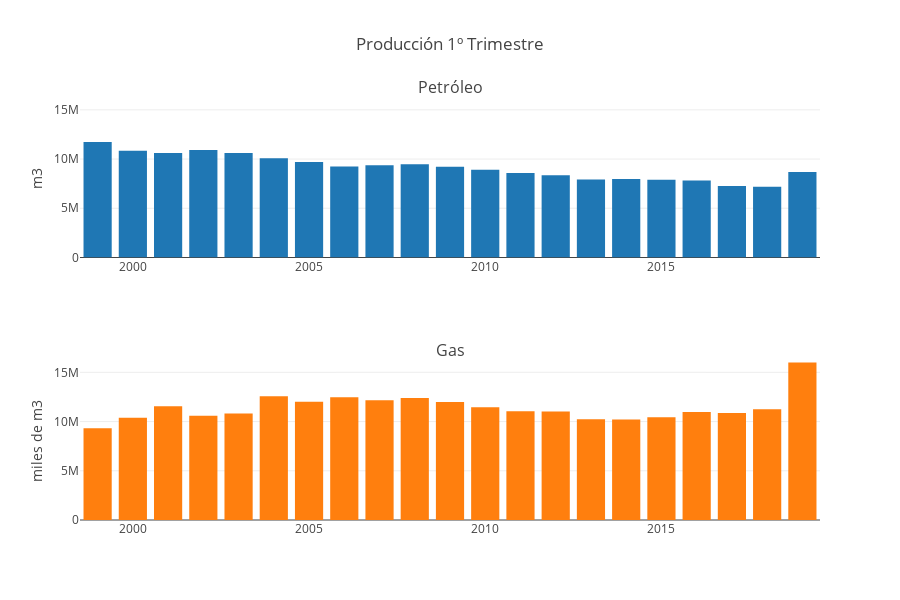

The notebook cell this image was saved under:
### Code cell
pet_produccion_t1 = go.Bar(
    x=df_pett1.anio,
    y=df_pett1.produccion_petroleo,
    name='Petróleo'
)

gas_produccion_t1 = go.Bar(
    x=df_gast1.anio,
    y=df_gast1.produccion_gas,
    yaxis='y2',
    name='Gas'
)


fig = tools.make_subplots(rows=2, cols=1, subplot_titles=('Petróleo', 'Gas'), print_grid=False)

fig.append_trace(pet_produccion_t1, 1, 1)
fig.append_trace(gas_produccion_t1, 2, 1)

fig['layout']['yaxis1'].update(title='m3', range=[0, 16000000])
fig['layout']['yaxis2'].update(title='miles de m3', range=[0, 16000000])

fig['layout'].update(height=600, width=900)
fig['layout'].update(title='Producción 1º Trimestre')
fig['layout'].update(showlegend=False)


#py.iplot(fig, filename='multiple-subplots')
iplot(fig, filename='multiple-subplots')

### Figure 1 — Plotly figure (JSON) as saved in the notebook; plotly's stock layout.template omitted (floating-point values rounded to 4 significant figures)
{"data": [{"name": "Petróleo", "type": "bar", "uid": "64fe2d8f-834f-4282-86e3-02e1c7f76994", "x": [1999, 2000, 2001, 2002, 2003, 2004, 2005, 2006, 2007, 2008, 2009, 2010, 2011, 2012, 2013, 2014, 2015, 2016, 2017, 2018, 2019], "xaxis": "x", "y": ["11,736,777", "10,842,922", "10,627,484", "10,923,324", "10,612,316", "10,085,229", "9,701,388", "9,249,294", "9,375,020", "9,478,757", "9,218,912", "8,922,352", "8,590,303", "8,346,678", "7,928,292", "7,981,395", "7,888,575", "7,831,044", "7,260,760", "7,186,432", "8,687,685"], "yaxis": "y"}, {"name": "Gas", "type": "bar", "uid": "c8e8200c-a438-4285-baa3-22408df35fcc", "x": [1999, 2000, 2001, 2002, 2003, 2004, 2005, 2006, 2007, 2008, 2009, 2010, 2011, 2012, 2013, 2014, 2015, 2016, 2017, 2018, 2019], "xaxis": "x2", "y": ["9,320,171", "10,380,909", "11,544,260", "10,598,517", "10,818,705", "12,582,091", "12,024,497", "12,467,694", "12,174,450", "12,405,445", "11,983,442", "11,449,162", "11,042,079", "11,032,925", "10,241,057", "10,209,789", "10,436,992", "10,976,931", "10,878,636", "11,242,699", "16,669,889"], "yaxis": "y2"}], "layout": {"annotations": [{"font": {"size": 16}, "showarrow": false, "text": "Petróleo", "x": 0.5, "xanchor": "center", "xref": "paper", "y": 1, "yanchor": "bottom", "yref": "paper"}, {"font": {"size": 16}, "showarrow": false, "text": "Gas", "x": 0.5, "xanchor": "center", "xref": "paper", "y": 0.375, "yanchor": "bottom", "yref": "paper"}], "height": 600, "showlegend": false, "title": {"text": "Producción 1º Trimestre"}, "width": 900, "xaxis": {"anchor": "y", "domain": [0, 1]}, "xaxis2": {"anchor": "y2", "domain": [0, 1]}, "yaxis": {"anchor": "x", "domain": [0.625, 1], "range": [0, 16000000], "title": {"text": "m3"}}, "yaxis2": {"anchor": "x2", "domain": [0, 0.375], "range": [0, 16000000], "title": {"text": "miles de m3"}}}}
